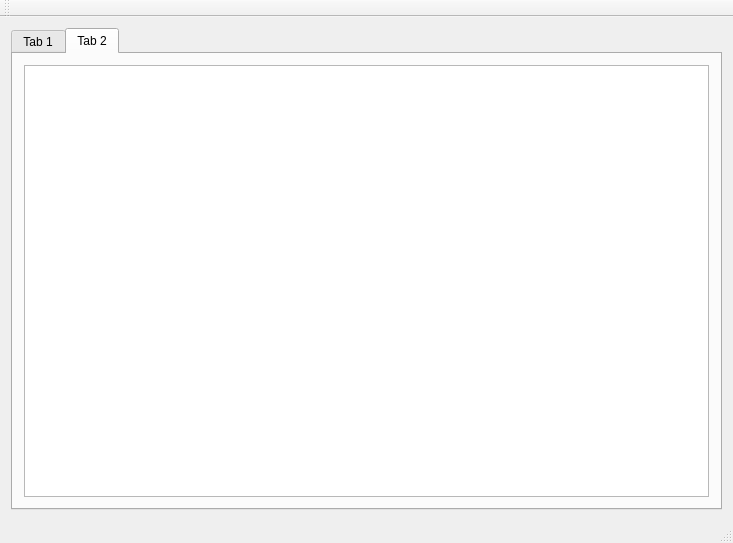
<?xml version="1.0" encoding="UTF-8"?>
<ui version="4.0">
 <class>MainWindow</class>
 <widget class="QMainWindow" name="MainWindow">
  <property name="geometry">
   <rect>
    <x>0</x>
    <y>0</y>
    <width>733</width>
    <height>543</height>
   </rect>
  </property>
  <property name="windowTitle">
   <string>MainWindow</string>
  </property>
  <widget class="QWidget" name="centralWidget">
   <layout class="QGridLayout" name="gridLayout">
    <item row="0" column="0">
     <widget class="QTabWidget" name="tabWidget">
      <property name="currentIndex">
       <number>1</number>
      </property>
      <widget class="QWidget" name="tab">
       <attribute name="title">
        <string>Tab 1</string>
       </attribute>
       <layout class="QGridLayout" name="gridLayout_3">
        <item row="0" column="0">
         <layout class="QGridLayout" name="gridLayout_2">
          <item row="0" column="0">
           <widget class="QTreeView" name="treeView1"/>
          </item>
          <item row="0" column="1">
           <widget class="ListViewArrows" name="listViewArrows"/>
          </item>
          <item row="0" column="2">
           <widget class="QTreeView" name="treeView2"/>
          </item>
         </layout>
        </item>
       </layout>
      </widget>
      <widget class="QWidget" name="tab_2">
       <attribute name="title">
        <string>Tab 2</string>
       </attribute>
       <layout class="QGridLayout" name="gridLayout_4">
        <item row="0" column="0">
         <widget class="QGraphicsView" name="graphicsView"/>
        </item>
       </layout>
      </widget>
     </widget>
    </item>
   </layout>
  </widget>
  <widget class="QMenuBar" name="menuBar">
   <property name="geometry">
    <rect>
     <x>0</x>
     <y>0</y>
     <width>733</width>
     <height>22</height>
    </rect>
   </property>
  </widget>
  <widget class="QToolBar" name="mainToolBar">
   <attribute name="toolBarArea">
    <enum>TopToolBarArea</enum>
   </attribute>
   <attribute name="toolBarBreak">
    <bool>false</bool>
   </attribute>
  </widget>
  <widget class="QStatusBar" name="statusBar"/>
 </widget>
 <layoutdefault spacing="6" margin="11"/>
 <customwidgets>
  <customwidget>
   <class>ListViewArrows</class>
   <extends>QListView</extends>
   <header>listviewarrows.h</header>
  </customwidget>
 </customwidgets>
 <resources/>
 <connections/>
</ui>
